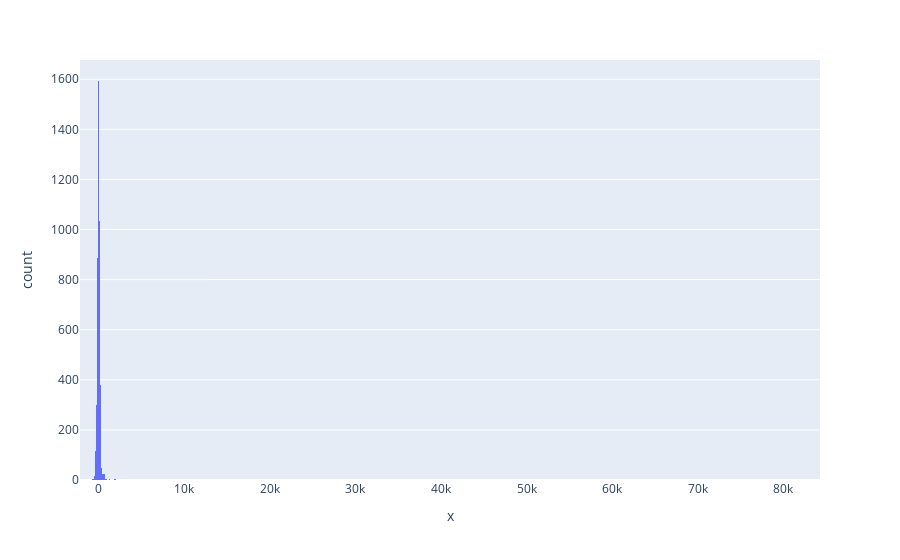

Notebook code cell kept with this figure:
### Code cell
# let's plot the residuals
residuals = y_test - y_pred_test
px.histogram(x=residuals)

### Figure 1 — Plotly figure (JSON) as saved in the notebook; plotly's stock layout.template omitted (floating-point values rounded to 4 significant figures; data arrays with more than 128 entries replaced by an {"elided": "..."} marker saying what was removed)
{"data": [{"alignmentgroup": "True", "bingroup": "x", "hovertemplate": "x=%{x}<br>count=%{y}<extra></extra>", "legendgroup": "", "marker": {"color": "#636efa", "pattern": {"shape": ""}}, "name": "", "offsetgroup": "", "orientation": "v", "showlegend": false, "type": "histogram", "x": {"elided": "4637 float values"}, "xaxis": "x", "yaxis": "y"}], "layout": {"barmode": "relative", "legend": {"tracegroupgap": 0}, "margin": {"t": 60}, "xaxis": {"anchor": "y", "domain": [0, 1], "title": {"text": "x"}}, "yaxis": {"anchor": "x", "domain": [0, 1], "title": {"text": "count"}}}}
